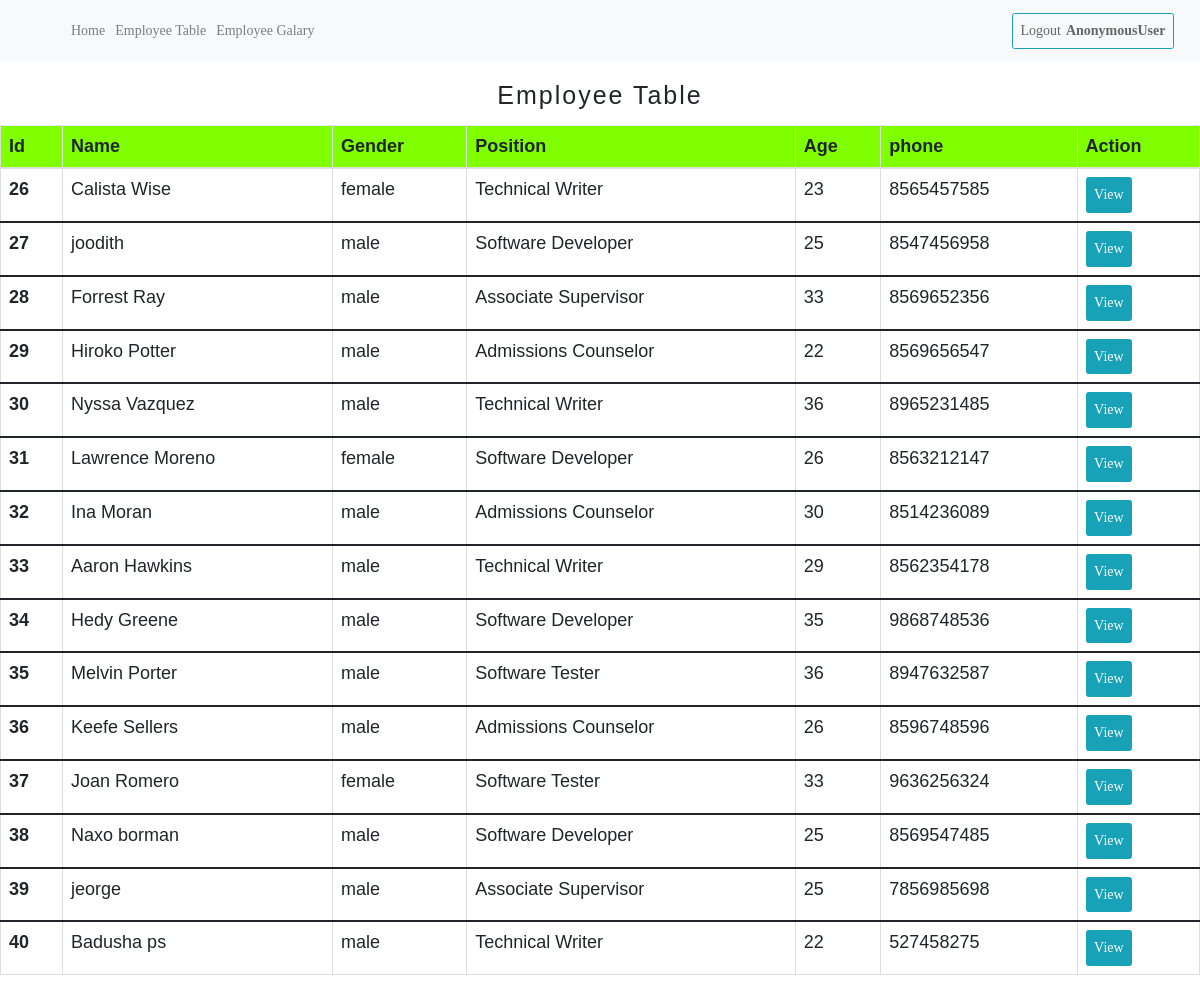
Page /employee_table/ on the committed database.
### adminpanel/models.py (models this page shows)
class EmployeeDetails(models.Model):
    options=(
        ("fulltime","fulltime"),
        ("parttime","parttime"),
    )
    gender_option=(
        ("male","male"),
        ("female","female")
    )
    name=models.CharField(max_length=50)
    image=models.ImageField(upload_to="images")
    email=models.EmailField()
    phone=models.IntegerField()
    address=models.TextField()
    Employment_type=models.CharField(max_length=50,choices=options)
    age=models.IntegerField()
    gender=models.CharField(max_length=20,choices=gender_option)
    position=models.CharField(max_length=50)

### adminpanel/views.py (the view)
# urls.py: path("employee_table/",views.ViewEmployee.as_view(),name="employetable"),
class ViewEmployee(ListView):
    model=EmployeeDetails
    template_name="employetable.html"
    context_object_name="employees"

### adminpanel/templates/employetable.html (shortened to what this page needs)
{%extends 'base.html'%}
{%block body_block%}
<h1 style="text-align: center;">Employee Table</h1>
<br>
<table class="table table-bordered ">
    <thead>
      <tr style="background-color: chartreuse;" >
        <th>Id</th>
        <th>Name</th>
        <th>Gender</th>
        <th>Position</th>
        <th>Age</th>
        <th>phone</th>
        <th>Action</th>
      </tr>
    </thead>
    {%for emp in employees%}
    <tbody >
      <tr>
        <th scope="row">{{emp.id}}</th>
        <td>{{emp.name}}</td>
        <td>{{emp.gender}}</td>
        <td>{{emp.position}}</td>
        <td>{{emp.age}}</td>
        <td>{{emp.phone}}</td>
        <td>
          <button type="button" class="btn btn-info"><a href="{%url 'viewemp' emp.id%}" style="color: white;">View</a></button>
          {%endfor%}
        </td>
      </tr>
    </tbody>
  </table>
  {%endblock%}

### employee/static/css/style.css (style rules this page uses)
body { background: #ffffff; font-family: 'Roboto', sans-serif; font-weight: 400; position: relative; }
html, body { width: 100%; overflow-x: hidden; }
h1, h2, h3, h4 { font-weight: bold; letter-spacing: 2px; }
a { outline: none !important; }

### adminpanel/static/css/main.css (style rules this page uses)
* { margin: 0px; padding: 0px; box-sizing: border-box; }
body, html { height: 100%; font-family: Ubuntu-Bold, sans-serif; }
a { font-family: Ubuntu-Bold; font-size: 14px; line-height: 1.7; color: #666666; margin: 0px; transition: all 0.4s; -webkit-transition: all 0.4s; -o-transition: all 0.4s; -moz-transition: all 0.4s; }
h1,h2,h3,h4,h5,h6 { margin: 0px; }
button { outline: none !important; border: none; background: transparent; }

### adminpanel/templates/employetable.html (style rules this page uses)
th, td { font-size: 18px; }

### rows in the picture
EmployeeDetails: id "26", name "Calista Wise", gender "female", position "Technical Writer", age "23", phone "8565457585"
EmployeeDetails: id "27", name "joodith", gender "male", position "Software Developer", age "25", phone "8547456958"
EmployeeDetails: id "28", name "Forrest Ray", gender "male", position "Associate Supervisor", age "33", phone "8569652356"
EmployeeDetails: id "29", name "Hiroko Potter", gender "male", position "Admissions Counselor", age "22", phone "8569656547"
EmployeeDetails: id "30", name "Nyssa Vazquez", gender "male", position "Technical Writer", age "36", phone "8965231485"
EmployeeDetails: id "31", name "Lawrence Moreno", gender "female", position "Software Developer", age "26", phone "8563212147"
EmployeeDetails: id "32", name "Ina Moran", gender "male", position "Admissions Counselor", age "30", phone "8514236089"
EmployeeDetails: id "33", name "Aaron Hawkins", gender "male", position "Technical Writer", age "29", phone "8562354178"
EmployeeDetails: id "34", name "Hedy Greene", gender "male", position "Software Developer", age "35", phone "9868748536"
EmployeeDetails: id "35", name "Melvin Porter", gender "male", position "Software Tester", age "36", phone "8947632587"
EmployeeDetails: id "36", name "Keefe Sellers", gender "male", position "Admissions Counselor", age "26", phone "8596748596"
EmployeeDetails: id "37", name "Joan Romero", gender "female", position "Software Tester", age "33", phone "9636256324"
EmployeeDetails: id "38", name "Naxo borman", gender "male", position "Software Developer", age "25", phone "8569547485"
EmployeeDetails: id "39", name "jeorge", gender "male", position "Associate Supervisor", age "25", phone "7856985698"
EmployeeDetails: id "40", name "Badusha ps", gender "male", position "Technical Writer", age "22", phone "527458275"

### other values in the picture
{{ request.user }} "AnonymousUser"
